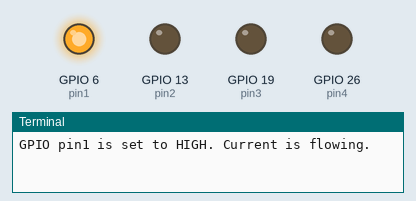
Bench run of a program on a simulated Raspberry Pi (BCM pin numbers). On the bench: output pins drawn as LEDs (lit = HIGH), the last lines printed to the terminal. At 45.0 s the program stops and its outputs stay as they are.

Above: at 0.1 s.
At 5.1 s:
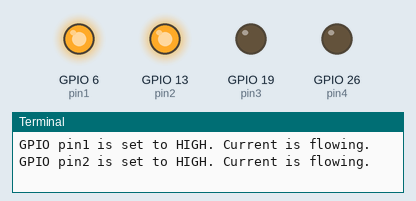
At 10.1 s:
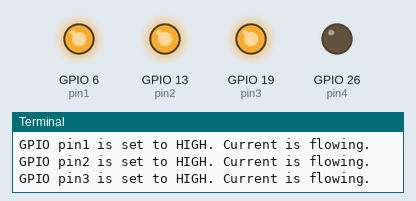
At 15.1 s:
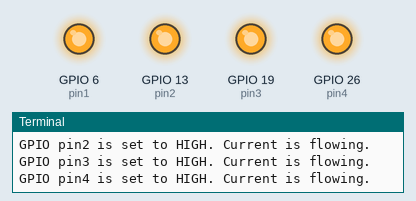
At 45.1 s:
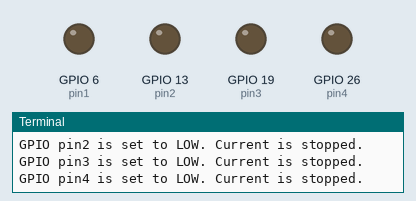
Timing chart, 0 to 46.5 s (numbered marks = the images above):
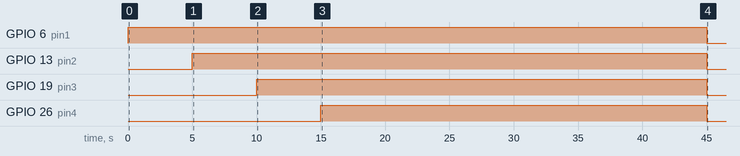

The program:

GPIOtest.py
```python
import RPi.GPIO as GPIO
import time

# GPIOの設定
GPIO.setmode(GPIO.BCM)  # BCM番号でGPIOピンを指定
GPIO.setwarnings(True)

# 使用するGPIOピンの設定
pin1 = 6  # 使用するGPIOピン番号を指定
pin2 = 13  # 使用するGPIOピン番号を指定
pin3 = 19  # 使用するGPIOピン番号を指定
pin4 = 26  # 使用するGPIOピン番号を指定
GPIO.setup(pin1, GPIO.OUT)  # GPIOピンを出力モードに設定
GPIO.setup(pin2, GPIO.OUT)  # GPIOピンを出力モードに設定
GPIO.setup(pin3, GPIO.OUT)  # GPIOピンを出力モードに設定
GPIO.setup(pin4, GPIO.OUT)  # GPIOピンを出力モードに設定

# 電流を流す
GPIO.output(pin1, GPIO.HIGH)  # ピン1をHIGHに設定して電流を流す
print("GPIO pin1 is set to HIGH. Current is flowing.")
time.sleep(5)  # 5秒間待機

GPIO.output(pin2, GPIO.HIGH)  # ピン2をHIGHに設定して電流を流す
print("GPIO pin2 is set to HIGH. Current is flowing.")
time.sleep(5)  # 5秒間待機

GPIO.output(pin3, GPIO.HIGH)  # ピン3をHIGHに設定して電流を流す
print("GPIO pin3 is set to HIGH. Current is flowing.")
time.sleep(5)  # 5秒間待機

GPIO.output(pin4, GPIO.HIGH)  # ピン4をHIGHに設定して電流を流す
print("GPIO pin4 is set to HIGH. Current is flowing.")
time.sleep(30)  # 30秒間待機

# 電流を止める
GPIO.output(pin1, GPIO.LOW)  # ピンをLOWに設定して電流を止める
print("GPIO pin1 is set to LOW. Current is stopped.")
GPIO.output(pin1, GPIO.LOW)  # ピンをLOWに設定して電流を止める

print("GPIO pin2 is set to LOW. Current is stopped.")
GPIO.output(pin2, GPIO.LOW)  # ピンをLOWに設定して電流を止める
print("GPIO pin3 is set to LOW. Current is stopped.")
GPIO.output(pin3, GPIO.LOW)  # ピンをLOWに設定して電流を止める

print("GPIO pin4 is set to LOW. Current is stopped.")
GPIO.output(pin4, GPIO.LOW)  # ピンをLOWに設定して電流を止める

# GPIOのクリーンアップ
GPIO.cleanup()  # GPIO設定をリセット
```

Measured:
- by itself, GPIO 6 (pin1): LOW → HIGH at 0.00 s, → LOW 45.0 s later
- by itself, GPIO 13 (pin2): LOW → HIGH at 5.0 s, → LOW 40.0 s later
- by itself, GPIO 19 (pin3): LOW → HIGH at 10.0 s, → LOW 35.0 s later
- by itself, GPIO 26 (pin4): LOW → HIGH at 15.0 s, → LOW 30.0 s later
